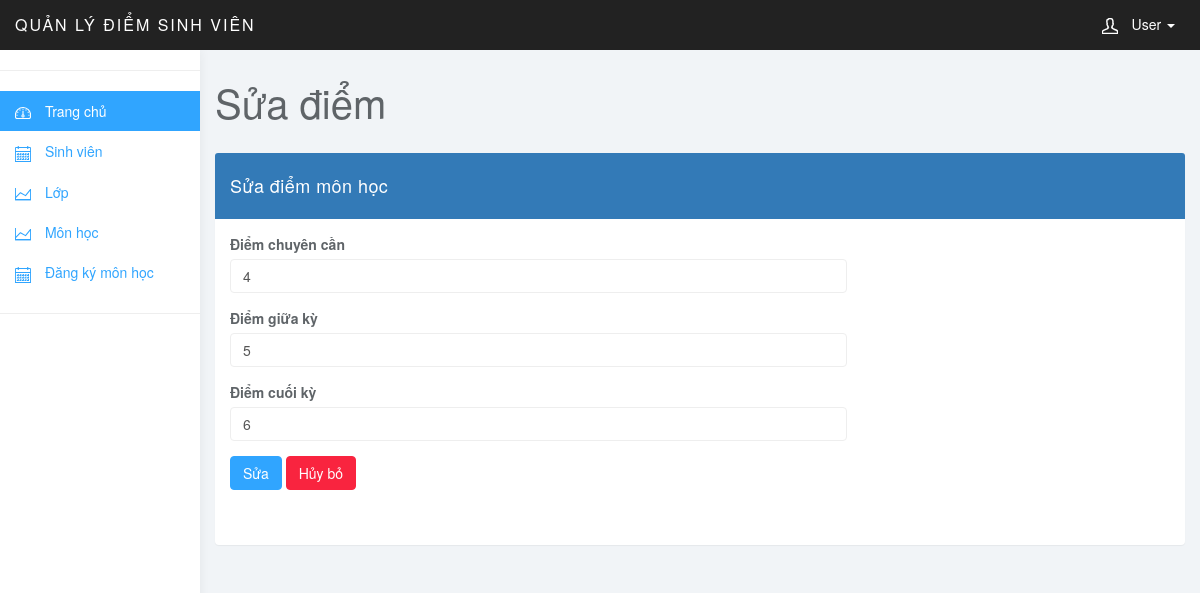
The page /qldsv/editdiem.php?idSV=N15DCAT003&idMH=INT14107 on the database its author committed.
### tables this page shows
CREATE TABLE `diem` (
  `SV` varchar(10) NOT NULL,
  `MH` varchar(10) NOT NULL,
  `chuyencan` float DEFAULT NULL,
  `giuaky` int(11) DEFAULT NULL,
  `cuoiky` int(11) DEFAULT NULL
);

### qldsv/class/goc.php (called while the page is built, shortened)
<?php
class goc {
    public $host = "localhost";
    public $user = "root";
    public $pass = "";
    public $dbname = "qldsv";
    function __construct()
    {
        $this->db = new mysqli($this->host, $this->user, $this->pass, $this->dbname);
    }
}
?>

### qldsv/class/quantri.php (called while the page is built, shortened)
<?php
require "goc.php";
class quantri extends goc {
    function Diem_ChiTiet($id_sv, $id_mh) {
        $sql = "SELECT * FROM diem WHERE SV='$id_sv' and MH='$id_mh'";
        $kq = $this->db->query($sql);
        return $kq;
    }
}
?>

### qldsv/editdiem.php (the view, shortened to what this page needs)
<?php
require_once "class/quantri.php";
$qt = new quantri();
$idSV = $_GET['idSV'];
$idMH = $_GET['idMH'];
$kq = $qt->Diem_ChiTiet($idSV, $idMH);
if($kq) $row = $kq->fetch_assoc();
?>
<!DOCTYPE html>
<html>
<head>
    <link href="css/bootstrap.min.css" rel="stylesheet">
    <link href="css/datepicker3.css" rel="stylesheet">
    <link href="css/styles.css" rel="stylesheet">
</head>
<body>
<?php include "menu.php"; ?>
<div class="col-sm-9 col-sm-offset-3 col-lg-10 col-lg-offset-2 main">
    <div class="row">
        <div class="col-lg-12">
            <h1 class="page-header">Sửa điểm</h1>
        </div>
    </div>
    <div class="row">
        <div class="col-xs-12 col-md-12 col-lg-12">
            <div class="panel panel-primary">
                <div class="panel-heading">Sửa điểm môn học</div>
                <div class="panel-body">
                    <form method="post" enctype="multipart/form-data">
                        <div class="row" style="margin-bottom:40px">
                            <div class="col-xs-8">
                                <div class="form-group" >
                                    <label>Điểm chuyên cần</label>
                                    <input required type="number" min="0" max="10" name="cc" class="form-control" value="<?=$row['chuyencan'] ?>">
                                </div>
                                <div class="form-group" >
                                    <label>Điểm giữa kỳ</label>
                                    <input required type="number" min="0" max="10" name="gk" class="form-control" value="<?=$row['giuaky'] ?>">
                                </div>
                                <div class="form-group" >
                                    <label>Điểm cuối kỳ</label>
                                    <input required type="number" min="0" max="10" name="ck" class="form-control" value="<?=$row['cuoiky'] ?>">
                                </div>
                                <input type="submit" name="submit" value="Sửa" class="btn btn-primary">
                                <a href="dssvdkmh.php" class="btn btn-danger">Hủy bỏ</a>
                            </div>
                        </div>
                    </form>
                </div>
            </div>
        </div>
    </div>
</div>
</body>
</html>

### qldsv/css/styles.css (style rules this page uses)
body { background: #f1f4f7; padding-top: 50px; color: #5f6468; }
a, a:hover, a:focus { color: #30a5ff; }
h1, h2, h3, h4, h5, h6 { color: #5f6468; }
h1 { font-weight: 300; font-size: 40px; }
.form-control { border: 1px solid #eee; box-shadow: none; }
.btn-primary, .btn-primary:hover, .btn-primary:focus, .btn-primary:active, .btn-primary.active, .open > .dropdown-toggle.btn-primary, .btn-primary.disabled, .btn-primary[disabled], fieldset[disabled] .btn-primary, .btn-primary.disabled:hover, .btn-primary[disabled]:hover, fieldset[disabled] .btn-primary:hover, .btn-primary.disabled:focus, .btn-primary[disabled]:focus, fieldset[disabled] .btn-primary:focus, .btn-primary.disabled:active, .btn-primary[disabled]:active, fieldset[disabled] .btn-primary:active, .btn-primary.disabled.active, .btn-primary[disabled].active, fieldset[disabled] .btn-primary.active { background-color: #30a5ff; border-color: #30a5ff; }
.btn-danger, .btn-danger:hover, .btn-danger:focus, .btn-danger:active, .btn-danger.active, .open > .dropdown-toggle.btn-danger, .btn-danger.disabled, .btn-danger[disabled], fieldset[disabled] .btn-danger, .btn-danger.disabled:hover, .btn-danger[disabled]:hover, fieldset[disabled] .btn-danger:hover, .btn-danger.disabled:focus, .btn-danger[disabled]:focus, fieldset[disabled] .btn-danger:focus, .btn-danger.disabled:active, .btn-danger[disabled]:active, fieldset[disabled] .btn-danger:active, .btn-danger.disabled.active, .btn-danger[disabled].active, fieldset[disabled] .btn-danger.active { background-color: #f9243f; border-color: #f9243f; }
.panel { border: 0; }
.panel-heading { font-size: 18px; font-weight: 300; letter-spacing: 0.025em; height: 66px; line-height: 45px; }
h1.page-header { margin-top: 30px; border-bottom: 0; }

### rows shown on the page
diem: cc "4", gk "5", ck "6"
